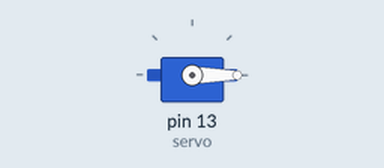
The sketch below on a simulated Arduino Uno, built with avr-gcc and run on an emulated ATmega328P. Parts: servo.

Above: at 0.05 s.
At 3.0 s:
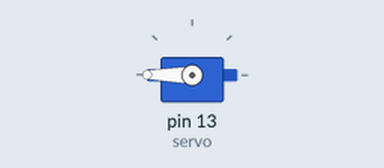
Timing chart, 0 to 5.9 s (numbered marks = the images above):
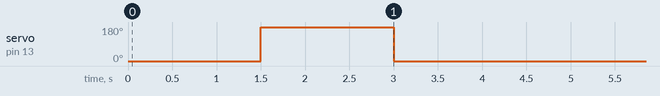

Measured:
- by itself, servo on pin 13 (servo): alternates 180° for 1.5 s and 0° for 3.0 s

The sketch:

practica_6.ino
```cpp
#include <Servo.h>
//Hacer girar servo de 0 a 180 y regresar a 0
Servo servo; // Pin

void setup(){
  // Inicializamos el servomotor
  servo.attach(13);
  // Inicializamos el serial monitor
  Serial.begin(9600);
}

void loop(){
  // Posicion
  servo.write(0);
  delay(1500);
  // Posicion
  servo.write(180);
  delay(1500);
  //Posicion
  servo.write(0);
  delay(1500);
}
```
